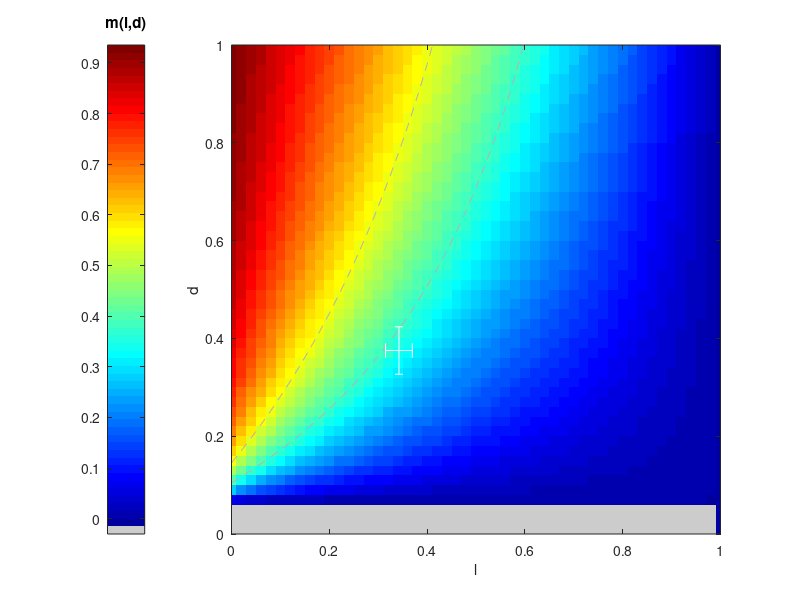

Write MATLAB code to recreate this figure. (Note: this script raises an error after producing the figure.)
%2017-05-22, EL: modified for simulations with wD/wL = 0.94 (as in data)
%2017-03-29, EL: generate Fig. 4-figSup3
%dependencies: export_fig.m from FileExchange for figure export

TOEXP = 1; %export figure? (1=yes)
OMR = 0.93457;
%% compute m = d*(1-L)/(l+d*(1-L)) as a heatmap
Lrange = [0.0:0.02:1.0];
Drange = [0.01:0.02:1.01];
[Lslope, Dslope] = meshgrid(Lrange, Drange);
%Mslope = Dslope.*(1-Lslope)./(Lslope+Dslope.*(1-Lslope));
mslopefun = (@(L,D,OMR) (1- (-(1-L).*OMR./(D+L-L.*D)) - (1./(D+L-L.*D))));
Mslope = mslopefun(Lslope,Dslope,OMR);
Mslope(isinf(Mslope)) = nan;
Mslope(abs(Mslope) > 2) = nan;

%toss values less than a certain threshold
negLim = -0.00001;
Mslope(Mslope < negLim) = nan;

minM = min(min(Mslope));
maxM = max(max(Mslope));

Mslope(isnan(Mslope)) = min(min(Mslope))-0.03;

Ltick = Lrange(1):0.2:1; %Lrange(end);
Dtick = 0:0.2:1; %Drange(end);
%Dtick = Drange(1):0.2:Drange(end);

%slopefun
%mslopefun = (@(D,L) D*(1-L)/(L+D*(1-L)));
%mslopefun = (@(L,D,OMR) (1- (-(1-L)*OMR/(D+L-L*D)) - (1/(D+L-L*D))));

%isoclines for m = 0.4, 0.6
%dfun = (@(m,L) m.*L./((m-1).*(L-1.0)));
dfun = (@(m,L,OMR) (-OMR./(1.0-m)) - (1.0./((L-1.0).*(1.0-m))) + L./(L-1.0));
lgrid = 0:0.02:0.98;
d_lo = dfun(0.4,lgrid,OMR);
d_hi = dfun(0.6,lgrid,OMR);
d_vivo = dfun(0.55,lgrid,OMR);    %Fig. 2C in vivo curve
d_vitro = dfun(0.3762,lgrid,OMR); %Fig. 2C. avg. of fluor. m slopes

%box for our best guesses for l and d
% recall from step fun analysis
% from bootstrapping m along with l and d, for two values of OMR = wD/wL
%
% fitting over wide region of L and D
% -----------------------------------
% average boostrap estimate for all datasets
% boot lslope = 0.34244 +/- 0.027396
% boot dslope = 0.37518 +/- 0.048563
% boot mslope = 0.34451 +/- 0.042843, for OMR=0.93457

%indicate limits of crosshair (see printout of experimental_l_and_d_funs.m
%above)
nw = 'wide_fit_';
l_lims = 0.34244  + 0.027396*[-1 1];
d_lims = 0.37518 + 0.048563 *[-1 1];

%% plot figure
fM_LandD = figure();
colormap(jet);
imagesc(Lrange,Drange,Mslope);
hold on;

plot(lgrid,d_vivo,'linestyle','--','color',[0.7 0.7 0.7]);
hold on;
plot(lgrid,d_vitro,'linestyle','--','color',[0.7 0.7 0.7]);

%% plot crosshair

%horiz.
chCol = 'w';
plot(l_lims, [1 1]*mean(d_lims),'-','color',chCol);
plot(mean(l_lims)+diff(l_lims)*0.15*[1 -1], ...
    [1 1]*(d_lims(1)),'-','color',chCol);
plot(mean(l_lims)+diff(l_lims)*0.15*[1 -1], ...
    [1 1]*(d_lims(2)),'-','color',chCol);

%vert
plot([1 1]*mean(l_lims), d_lims,'-','color',chCol);
plot([1 1]*(l_lims(1)), ...
    mean(d_lims)+diff(d_lims)*0.15*[1 -1], '-','color',chCol);
plot([1 1]*(l_lims(2)), ...
    mean(d_lims)+diff(d_lims)*0.15*[1 -1], '-','color',chCol);

 
ax(1)=gca;
set(gca,'xtick',Ltick,'ytick',Dtick,'xlim',[0 1], 'ylim',[0 1]);
set(gca,'ydir','normal');
axis('square');
xlabel('l');
ylabel('d');
grid off;
%box off;

colordata = colormap;
for i=1:1
    colordata(i,:) = [0.8 0.8 0.8];
end
colormap(colordata);

cbar=colorbar('location','westoutside');
hold on;
%plot(cbar,[0 1],0.5*[0 1],'w');
%set(cbar,'ylim',[0.0 1]);
set(cbar,'ytick',floor(10*[min(min(Mslope)):0.1:max(max(Mslope+0.2))])/10);
title(cbar,'m(l,d)');
grid off;

set(fM_LandD,'units','inches','position',[0 0 6 4]);

if TOEXP==1
    export_fig([getDate('yyyy-mm-dd') '_mSlopeHeatMap_' nw ...
        getDate('HH.MM.SS') '.pdf'],...
        '-cmyk','-painters',fM_LandD);
end
